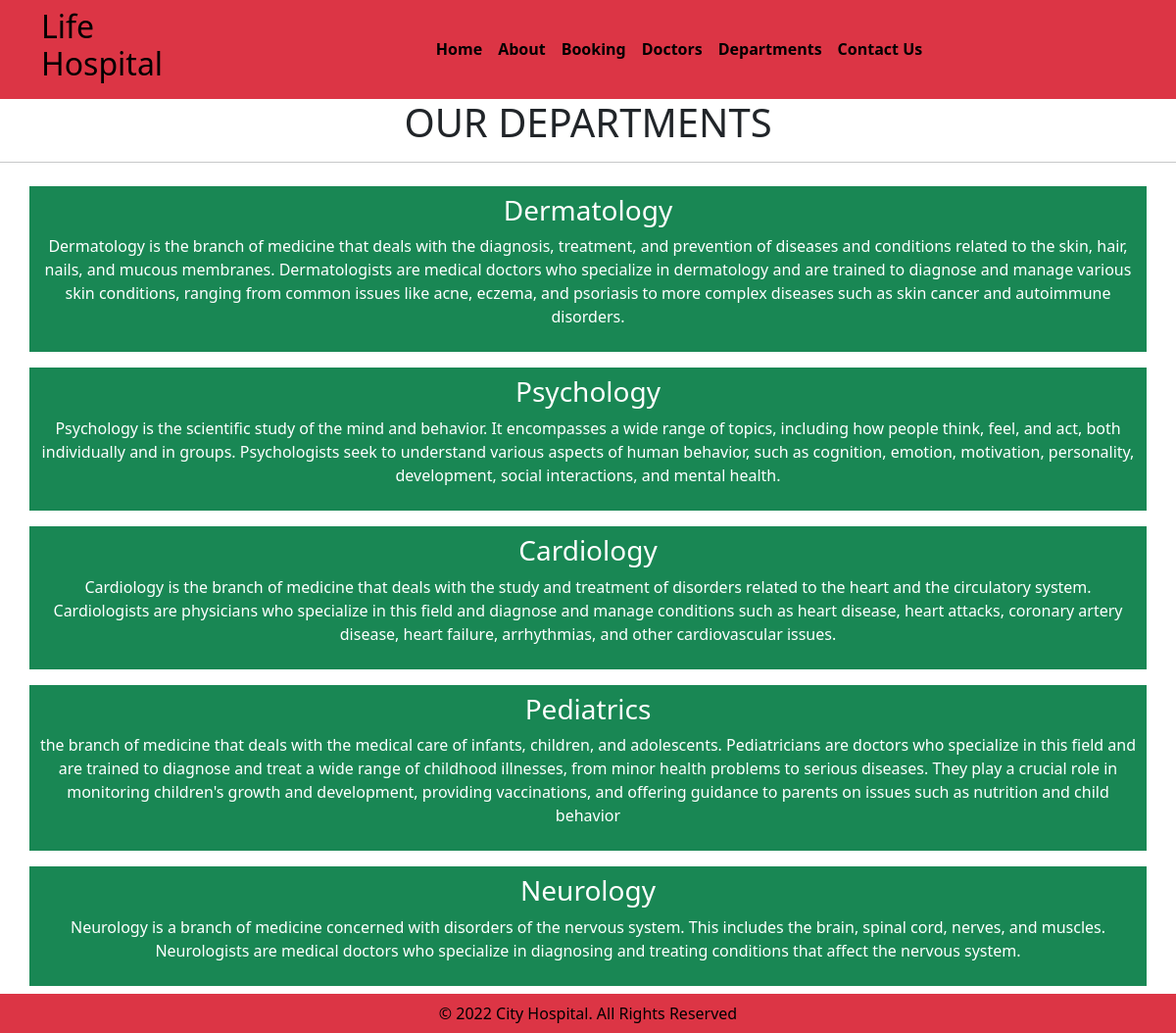
Page /department/ on the earlier database version.
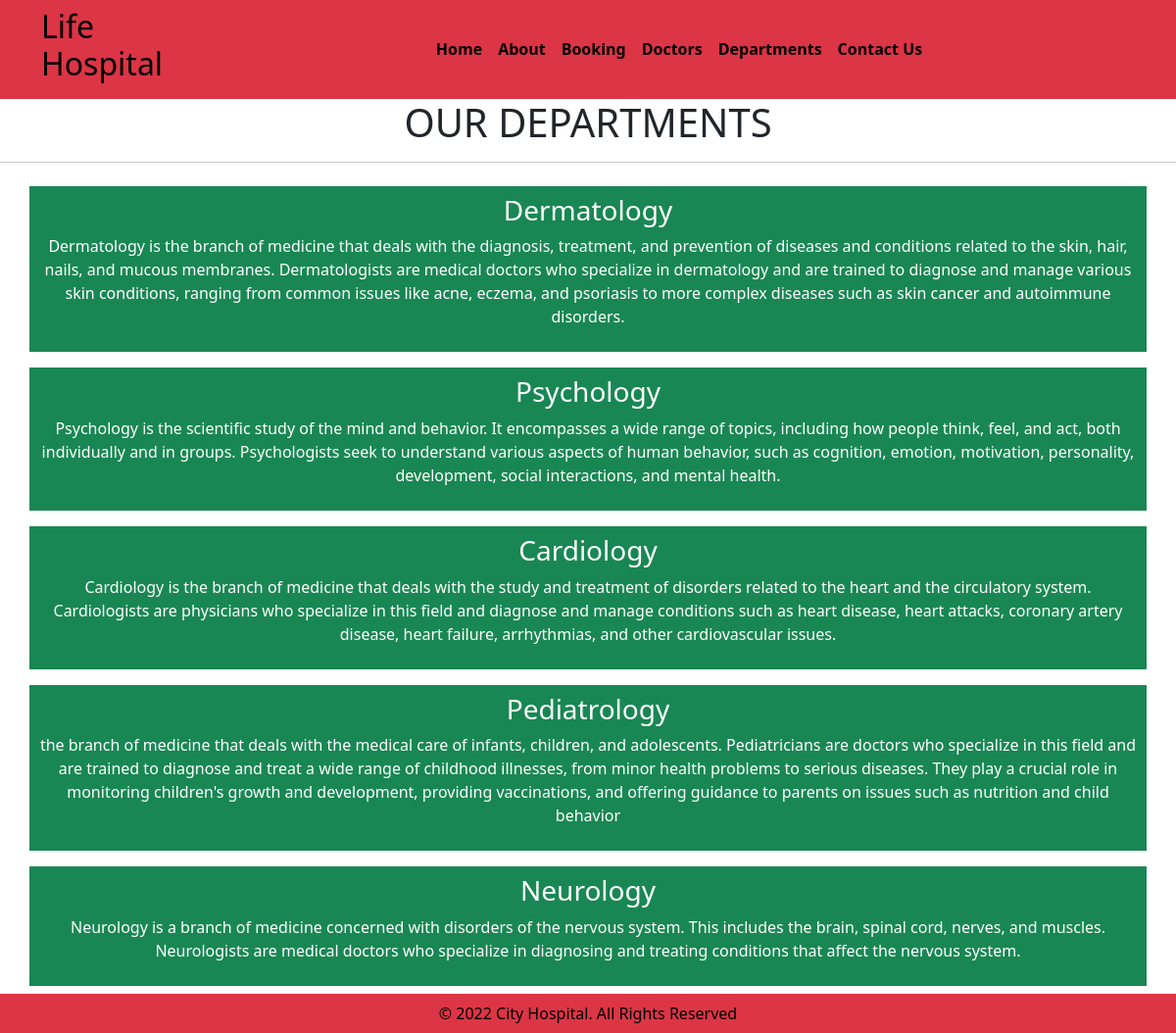
Same page on the later database version.
### home/models.py (models this page shows, shortened)
class Departments(models.Model):
    dep_name=models.CharField(max_length=100)
    dep_description=models.TextField()

### home/views.py (the view)
# urls.py: path('department/', views.department,name='department'),
def department(request):
    Dict_dep={
        'dept':Departments.objects.all()
    }
    return render(request,'department.html',Dict_dep)

### Templates/department.html (shortened to what this page needs)
{% extends "base.html" %}
{% block content%}
<h1 class="text-center">OUR DEPARTMENTS</h1>
<hr />
{%for i in dept%}
<div class="container ">
  <div class="row">
    <div class="mx-auto w-50 bg-success text-center p-2 my-2 text-white col-sm">
      <h3>{{i.dep_name}}</h3>
      <p>{{i.dep_description}}</p>
    </div>
  </div>
</div>
{% endfor %}
{% endblock %}

Differences in the rows shown:
changed Departments: dep_name "Pediatrics" → "Pediatrology"
